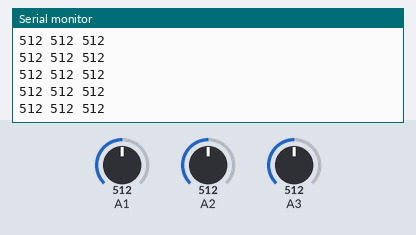
This sketch was run on a simulated Arduino Uno, built with avr-gcc and run on an emulated ATmega328P. Shown: the last lines printed to the serial monitor. The inputs (shaded band) are chosen by the test bench; at power-on: A1 = 512, A2 = 512, A3 = 512.

Above: at 1.2 s.
1.3 s: A1 set to 716
At 1.62 s:
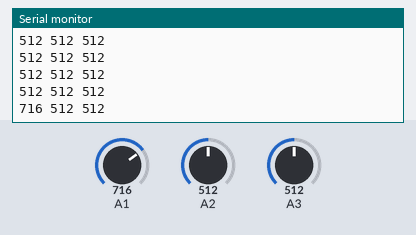
2.8 s: A2 set to 716
At 2.86 s:
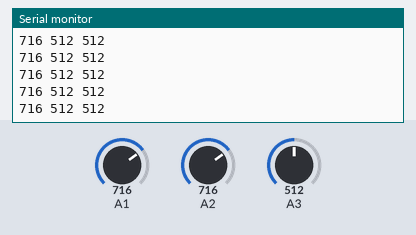
4.3 s: A3 set to 716
At 4.31 s:
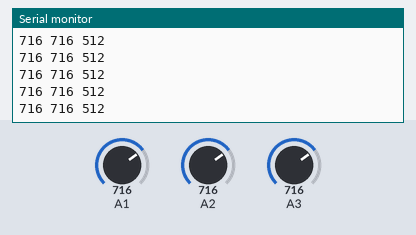
5.8 s: A1 set to 900
At 5.97 s:
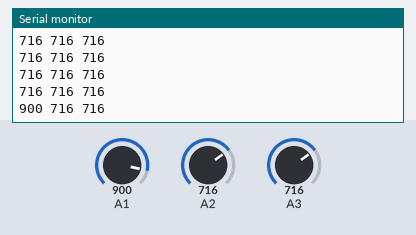
7.3 s: A2 set to 900
At 7.42 s:
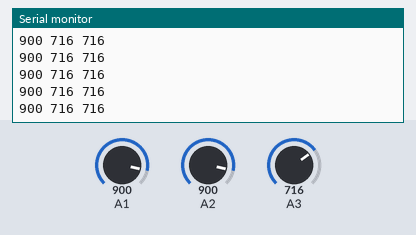
8.8 s: A3 set to 900
At 8.87 s:
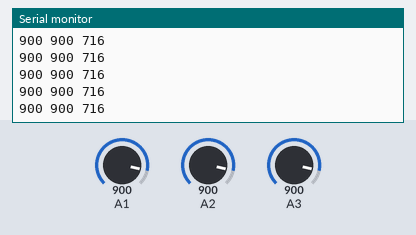
Timing chart, 0 to 11.3 s (numbered marks = the images above; inputs shaded):
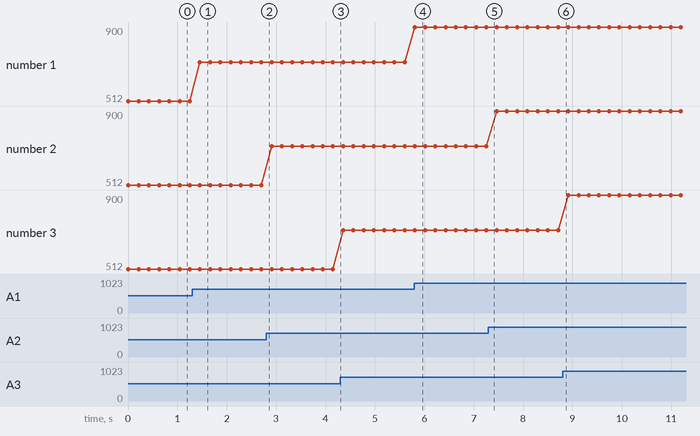

Measured:
- after the input at 1.3 s, the serial monitor: prints a new line after 0.16 s (image 1)
- after the input at 5.8 s, the serial monitor: prints a new line at once (image 4)
- plotted number 1: 512 → 716 after the input at 1.3 s, 716 → 900 after the input at 5.8 s

The sketch:

AccelADXL335.ino
```cpp
const int gnd = A0;
const int xInput = A1;
const int yInput = A2;
const int zInput = A3;
const int vcc = A4;

// Raw Ranges:
// initialize to mid-range and allow calibration to
// find the minimum and maximum for each axis
int xRawMin = 512;
int xRawMax = 512;

int yRawMin = 512;
int yRawMax = 512;

int zRawMin = 512;
int zRawMax = 512;

// Take multiple samples to reduce noise
const int sampleSize = 10;

void setup()
{
  pinMode(gnd, OUTPUT);
  digitalWrite(vcc, LOW);
  pinMode(vcc, OUTPUT);
  digitalWrite(vcc, HIGH);
  Serial.begin(9600);
}

void loop()
{
  int xRaw = ReadAxis(xInput);
  int yRaw = ReadAxis(yInput);
  int zRaw = ReadAxis(zInput);

  Serial.print(xRaw);
  Serial.print(" ");
  Serial.print(yRaw);
  Serial.print(" ");
  Serial.print(zRaw);
  Serial.print(" ");
  Serial.println();
  delay(200);
}

int ReadAxis(int axisPin)
{
  long reading = 0;
  analogRead(axisPin);
  delay(1);
  for (int i = 0; i < sampleSize; i++)
  {
    reading += analogRead(axisPin);
  }
  return reading/sampleSize;
}
```
